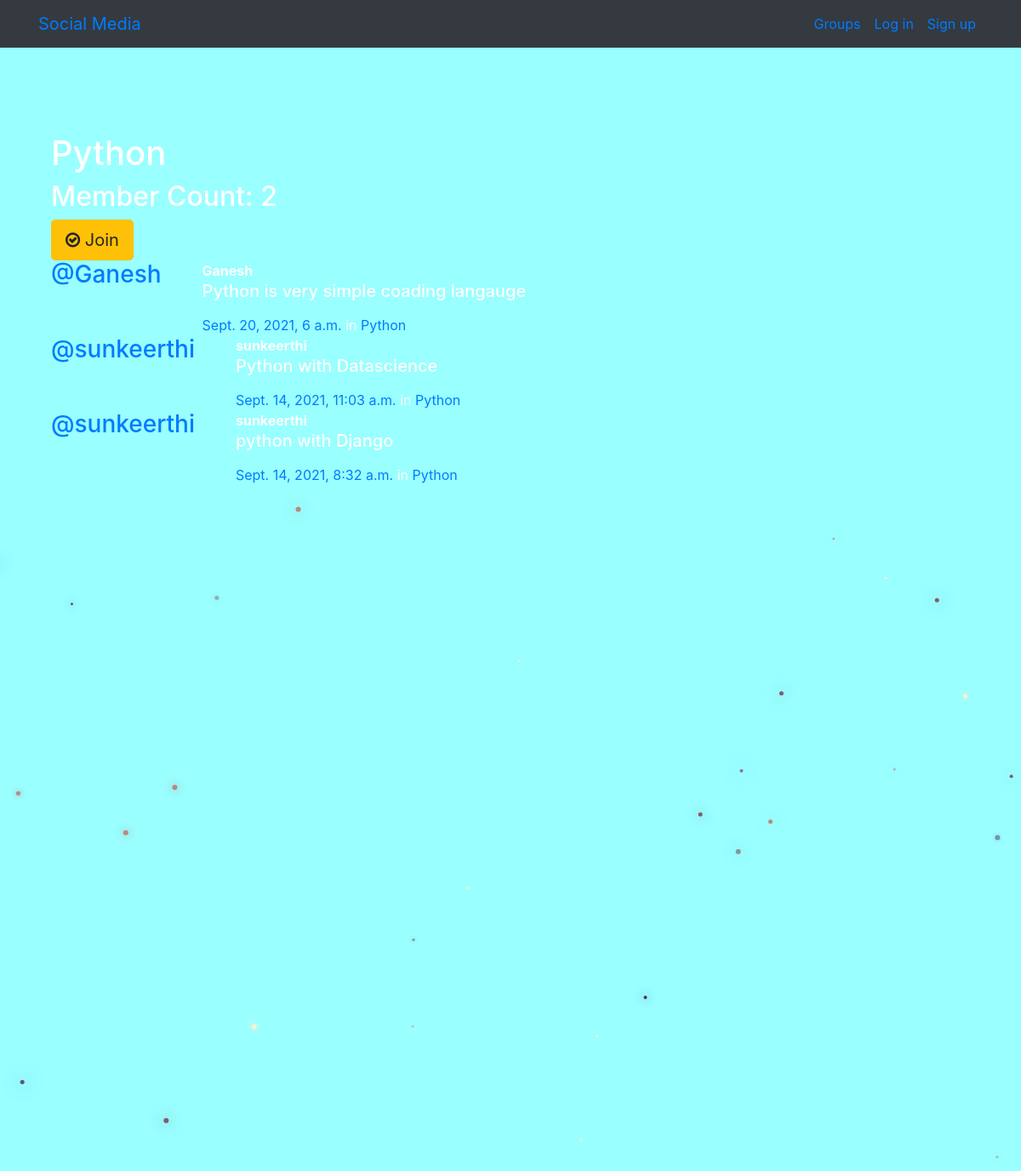
Page /groups/posts/in/python/ on the committed database.
### groups/models.py (models this page shows, shortened)
class Group(models.Model):
    name = models.CharField(max_length=255, unique=True)
    slug = models.SlugField(allow_unicode=True, unique=True)
    description = models.TextField(blank=True, default='')
    description_html = models.TextField(editable=False, default='', blank=True)
    members = models.ManyToManyField(User,through="GroupMember")
    class Meta:
        ordering = ["name"]

### posts/models.py (models this page shows, shortened)
class Post(models.Model):
    user = models.ForeignKey(User, related_name="posts",on_delete=models.CASCADE)
    created_at = models.DateTimeField(auto_now=True)
    message = models.TextField()
    message_html = models.TextField(editable=False)
    group = models.ForeignKey(Group, related_name="posts",null=True, blank=True,on_delete=models.CASCADE)
    class Meta:
        ordering = ["-created_at"]
        unique_together = ["user", "message"]

### groups/views.py (the view)
# urls.py: path("posts/in/<slug>/",views.SingleGroup.as_view(),name="single"),
class SingleGroup(DetailView):
    model = Group

### groups/templates/groups/group_detail.html
{% extends 'groups/group_base.html' %}
{% block pregroup %}
<div class="container">
  <h1>{{group.name}}</h1>
  <h2> Member Count: {{group.members.count}}</h2>
  <div class="content">
  	{% if user in group.members.all %}
  		<a href="{% url 'groups:leave' slug=group.slug %}"
           class="btn btn-lg btn-warning"><span
                class="fa fa-times-circle-o"></span> Leave</a>
  	{% else %}
  		<a href="{% url 'groups:join' slug=group.slug %}"
           class="btn btn-lg btn-warning">
            <span class="fa fa-check-circle-o"></span> Join</a>
  	{% endif %}
  </div>
</div>
{% endblock %}
{% block group_content %}
<div class="col-md-8">
	{% if group.posts.count == 0 %}
	<h2>No posts in this group yet!</h2>
	{% else %}
		{% for post in group.posts.all %}
			{% include "posts/_post.html" %}
		{% endfor %}
	{% endif %}
</div>
{% endblock %}

### posts/templates/posts/_post.html (shortened to what this page needs)
<div class="media">
	<h3 class="mr-5"><a href="{% url 'posts:for_user' username=post.user.username %}">@{{ post.user.username }}</a></h3>
	<div class="media-body">
		<strong>{{ post.user.username }}</strong>
		<h5>{{ post.message_html|safe }}</h5>
			<time class="time"><a href="{% url 'posts:single' username=post.user.username pk=post.pk %}">{{ post.created_at }}</a></time>
			{% if post.group %}
			<span class="group-name">in <a href="#">{{ post.group.name }}</a></span>
			{% endif %}
	</div>
</div>

### static/SocilaMedia/css/master.css (style rules this page uses)
body { margin: 0; overflow: hidden; background-color: #99ffff; color:white; }

### static/css/master.css (style rules this page uses)
html, body { height: 100%; width: 100%; overflow: hidden; background: #99ffff; margin: 0; }

### rows in the picture
Group: name "Python", members.count "2"
Post: user.username "Ganesh", message_html "Python is very simple coading langauge", created_at "Sept. 20, 2021, 6 a.m.", group.name "Python"
Post: user.username "sunkeerthi", message_html "Python with Datascience", created_at "Sept. 14, 2021, 11:03 a.m.", group.name "Python"
Post: user.username "sunkeerthi", message_html "python with Django", created_at "Sept. 14, 2021, 8:32 a.m.", group.name "Python"
